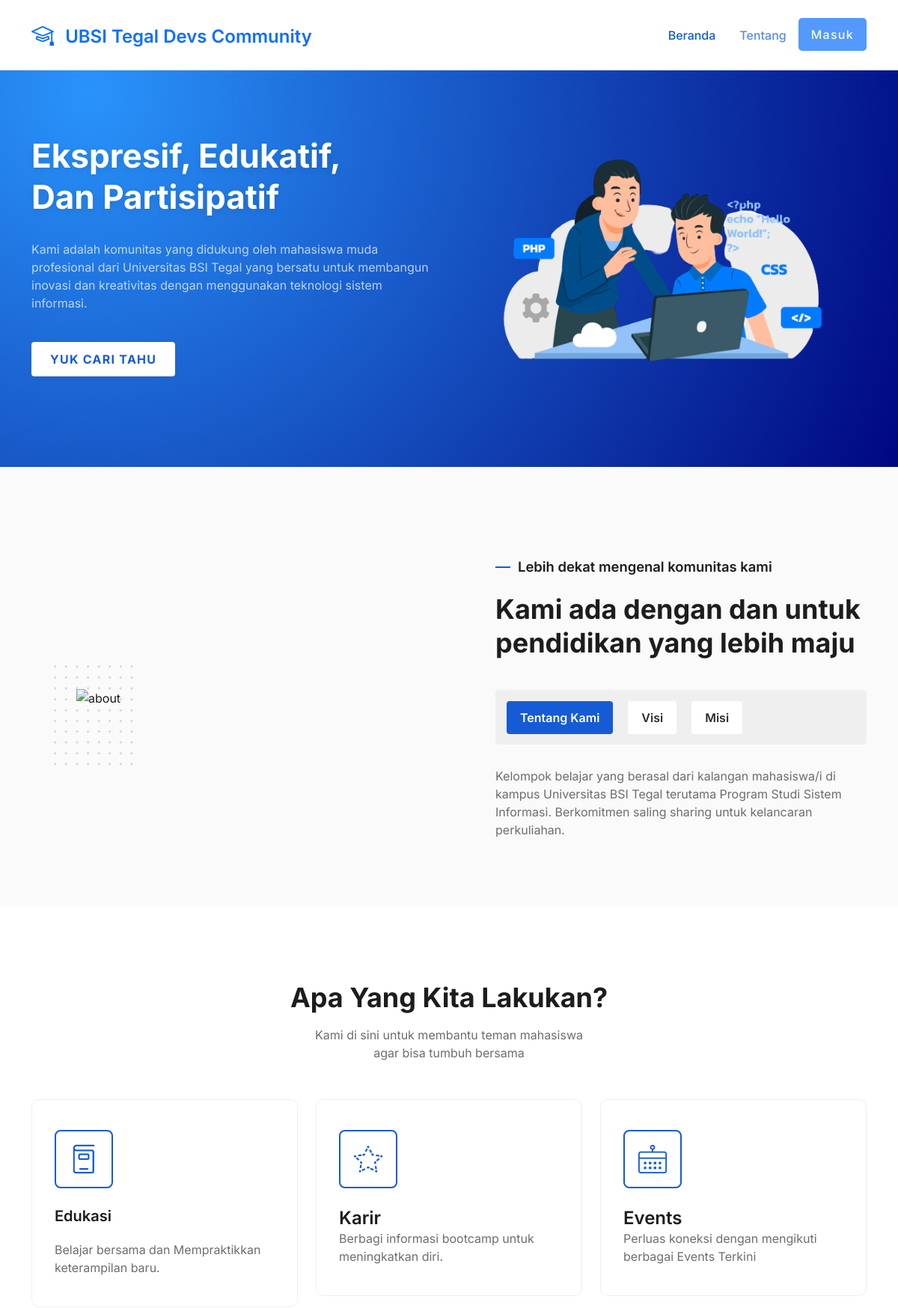
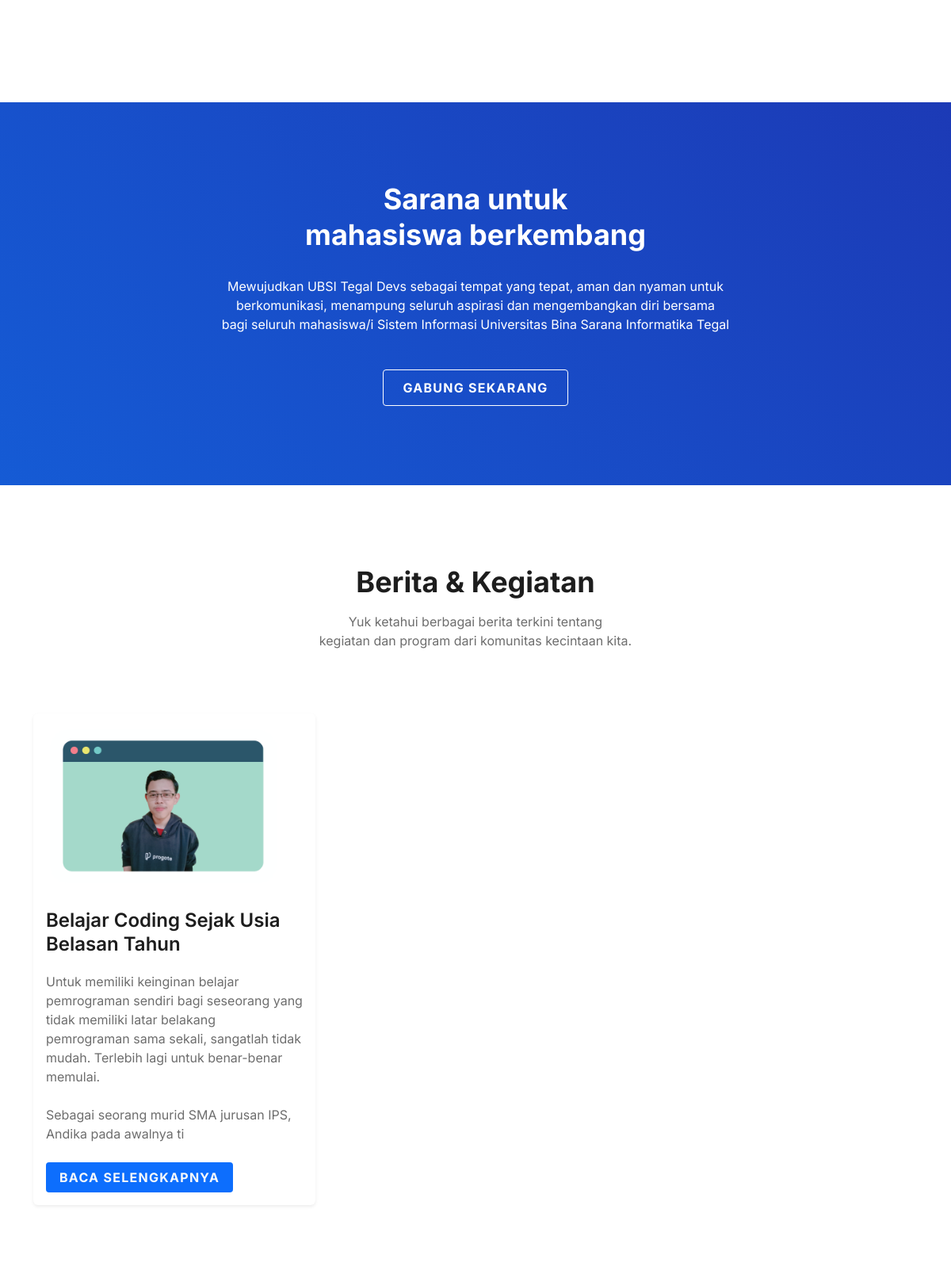
The page / (upper part) on the database its author committed (2 pictures, top to bottom).
### tables this page shows
CREATE TABLE `t_artikel` (
  `id` int(50) NOT NULL,
  `judul` varchar(100) NOT NULL,
  `isi` varchar(10000) NOT NULL,
  `gambar` varchar(100) NOT NULL
);

### index.php (the view, shortened to what this page needs)
<?php
  require('controller/koneksi.php');
?>
<!DOCTYPE html>
<html lang="en">
<head>
  <link rel="stylesheet" href="assets/css/bootstrap.min.css" />
  <link rel="stylesheet" href="assets/css/lineicons.css" />
  <link rel="stylesheet" href="assets/css/tiny-slider.css" />
  <link rel="stylesheet" href="assets/css/glightbox.min.css" />
  <link rel="stylesheet" href="assets/style.css" />
</head>
<body>
  <section class="navbar-area navbar-nine">
    <div class="container">
      <div class="row">
        <div class="col-lg-12">
          <nav class="navbar navbar-expand-lg">
            <a class="navbar-brand" href="index.php">
              <h4 class="text-primary">
                <i class="bi bi-mortarboard">
                </i>&nbsp;<span id="title">UBSI Tegal Devs Community</span></h4>
            </a>
            <div class="collapse navbar-collapse sub-menu-bar" id="navbarNine">
              <ul class="navbar-nav ms-auto">
                <li class="nav-item">
                  <a class="page-scroll active" href="#hero-area">Beranda</a>
                </li>
                <li class="nav-item">
                  <a class="page-scroll" href="#layanan">Tentang</a>
                </li>
                <li class="nav-item">
                  <a class="btn btn-primary text-light" target="_blank" href="./admin/login.php">Masuk</a>
                </li>
              </ul>
            </div>
          </nav>
        </div>
      </div>
    </div>
  </section>
  <section id="hero-area" class="header-area header-eight">
    <div class="container">
      <div class="row align-items-center">
        <div class="col-lg-6 col-md-12 col-12">
          <div class="header-content">
            <h1>Ekspresif, Edukatif, <br> dan Partisipatif</h1>
            <p>
              Kami adalah komunitas yang didukung oleh mahasiswa muda profesional dari Universitas BSI Tegal yang bersatu untuk
              membangun inovasi dan kreativitas dengan menggunakan teknologi sistem informasi.
            </p>
            <div class="button">
              <a href="#about" class="btn primary-btn">Yuk Cari Tahu</a>
            </div>
          </div>
        </div>
        <div class="col-lg-6 col-md-12 col-12">
          <div class="header-image">
            <img src="../assets/images/header/heroku.png" alt="#" />
          </div>
        </div>
      </div>
    </div>
  </section>
  <section  class="about-area tentang-kita">
    <div class="container">
      <div class="row align-items-center">
        <div class="col-lg-6 col-12">
          <div class="gambar-pattern">
            <img src="https://ubsidevs.github.io/images/hero.png" alt="about" />
          </div>
        </div>
        <div class="col-lg-6 col-12" id="about">
          <div class="tentang-kita-content">
            <h6 class="small-title text-lg">Lebih dekat mengenal komunitas kami</h6>
            <h2 class="main-title fw-bold">Kami ada dengan dan untuk pendidikan yang lebih maju</h2>
            <div class="tentang-kita-tab">
              <nav>
                <div class="nav nav-tabs" id="nav-tab" role="tablist">
                  <button class="nav-link active" id="nav-who-tab" data-bs-toggle="tab" data-bs-target="#nav-who"
                    type="button" role="tab" aria-controls="nav-who" aria-selected="true">Tentang Kami</button>
                  <button class="nav-link" id="nav-vision-tab" data-bs-toggle="tab" data-bs-target="#nav-vision"
                    type="button" role="tab" aria-controls="nav-vision" aria-selected="false">Visi</button>
                  <button class="nav-link" id="nav-history-tab" data-bs-toggle="tab" data-bs-target="#nav-history"
                    type="button" role="tab" aria-controls="nav-history" aria-selected="false">Misi</button>
                </div>
              </nav>
              <div class="tab-content" id="nav-tabContent">
                <div class="tab-pane fade show active" id="nav-who" role="tabpanel" aria-labelledby="nav-who-tab">
                  <p>Kelompok belajar yang berasal dari kalangan
                  mahasiswa/i di kampus Universitas BSI Tegal terutama Program Studi Sistem Informasi. Berkomitmen saling sharing untuk kelancaran perkuliahan.</p>
                </div>
              </div>
            </div>
          </div>
        </div>
      </div>
    </div>
  </section>
  <section id="layanan" class="layanan-area layanan">
    <div class="section-title-five">
      <div class="container">
        <div class="row">
          <div class="col-12">
            <div class="content">
              <h2 class="fw-bold">Apa Yang Kita Lakukan?</h2>
              <p>
                Kami di sini untuk membantu teman mahasiswa <br> agar bisa tumbuh bersama
              </p>
            </div>
          </div>
        </div>
      </div>
    </div>
    <div class="container">
      <div class="row">
        <div class="col-lg-4 col-md-6">
          <div class="kartu-layanan">
            <div class="ikon-layanan">
              <i class="lni lni-book"></i>
            </div>
            <div class="konten-layanan">
              <h4>Edukasi</h4>
              <p>
                Belajar bersama dan Mempraktikkan keterampilan baru.
              </p>
            </div>
          </div>
        </div>
        <div class="col-lg-4 col-md-6">
          <div class="kartu-layanan">
            <div class="ikon-layanan">
              <i class="lni lni-star-empty"></i>
            </div>
            <div class="service-content">
              <h4>Karir</h4>
              <p>
                Berbagi informasi bootcamp untuk meningkatkan diri.
              </p>
            </div>
          </div>
        </div>
        <div class="col-lg-4 col-md-6">
          <div class="kartu-layanan">
            <div class="ikon-layanan">
              <i class="lni lni-calendar"></i>
            </div>
            <div class="service-content">
              <h4>Events</h4>
              <p>
                Perluas koneksi dengan mengikuti berbagai Events Terkini
              </p>
            </div>
          </div>
        </div>
      </div>
    </div>
  </section>
  <section id="ajak-gabung" class="ajak-gabung">
    <div class="container">
      <div class="row justify-content-center">
        <div class="col-xxl-6 col-xl-7 col-lg-8 col-md-9">
          <div class="inner-content">
            <h2>Sarana untuk <br /> mahasiswa berkembang</h2>
            <p>
              Mewujudkan UBSI Tegal Devs sebagai tempat yang tepat, aman dan nyaman untuk berkomunikasi, menampung seluruh aspirasi dan
              mengembangkan diri bersama bagi seluruh mahasiswa/i Sistem Informasi Universitas Bina Sarana Informatika Tegal
            </p>
            <div class="light-rounded-buttons">
              <a href="javascript:void(0)" class="btn primary-btn-outline">Gabung Sekarang</a>
            </div>
          </div>
        </div>
      </div>
    </div>
  </section>
  <div id="blog" class="latest-news-area section">
    <div class="section-title-five">
      <div class="container">
        <div class="row">
          <div class="col-12">
            <div class="content">
              <h2 class="fw-bold">Berita & Kegiatan</h2>
              <p>
                Yuk ketahui berbagai berita terkini tentang <br> kegiatan dan program
                dari komunitas kecintaan kita.
              </p>
            </div>
          </div>
        </div>
      </div>
    </div>
    <div class="container">
      <div class="row">
		  <?php
  				$sql = "select * from t_artikel order by id asc";
  				$res = mysqli_query($con, $sql);
  					while ($data = mysqli_fetch_array($res)) {
  		?>
        <div class="col-lg-4 col-md-6 col-12">
          <div class="single-news card p-3 border-0 shadow-sm">
            <div class="image">
              	<a href="javascript:void(0)">
				  <img class="img-fluid thumb" src="img/<?php echo $data['gambar'];?>" alt="Blog" style="width: 100%; height: 200px;" />
				</a>
            </div>
            <div class="content-body">
              <h4 class="title">
                <a href="javascript:void(0)"> <?php echo $data["judul"]; ?> </a>
              </h4>
              <p>
                <?= htmlspecialchars_decode(substr($data["isi"],0,309)); ?>
              </p>
              <br>
              <a href="detail.php?id=<?= $data['id']; ?>">
                <button class="btn btn-sm btn-primary text-light"> Baca Selengkapnya </button>
              </a>
            </div>
          </div>
        </div>
		<?php
					}
				?>
      </div>
    </div>
  </div>
</body>
</html>

### rows shown on the page
t_artikel: gambar (picture), judul "Belajar Coding Sejak Usia Belasan Tahun", isi "Untuk memiliki keinginan belajar pemrograman sendiri bagi seseorang yang tidak memiliki latar belakang pemrograman sama sekali, sangatlah tidak mudah. Terlebih lagi untuk benar-benar memulai. Sebagai seorang murid SMA jurusan IPS, Andika pada awalnya ti"
